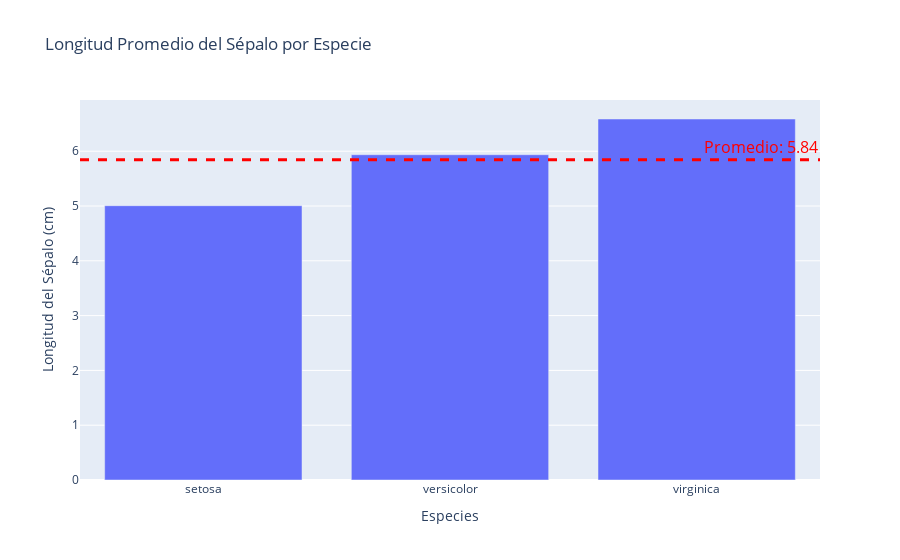
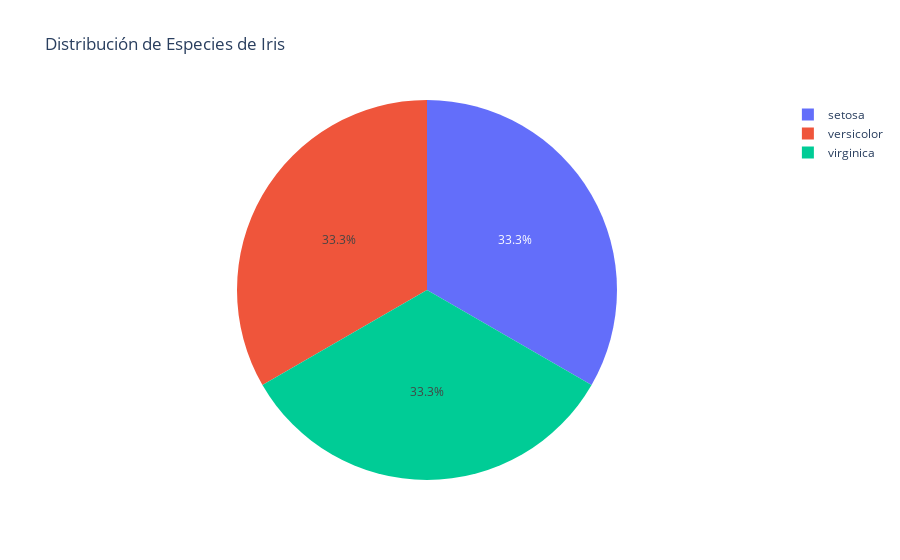
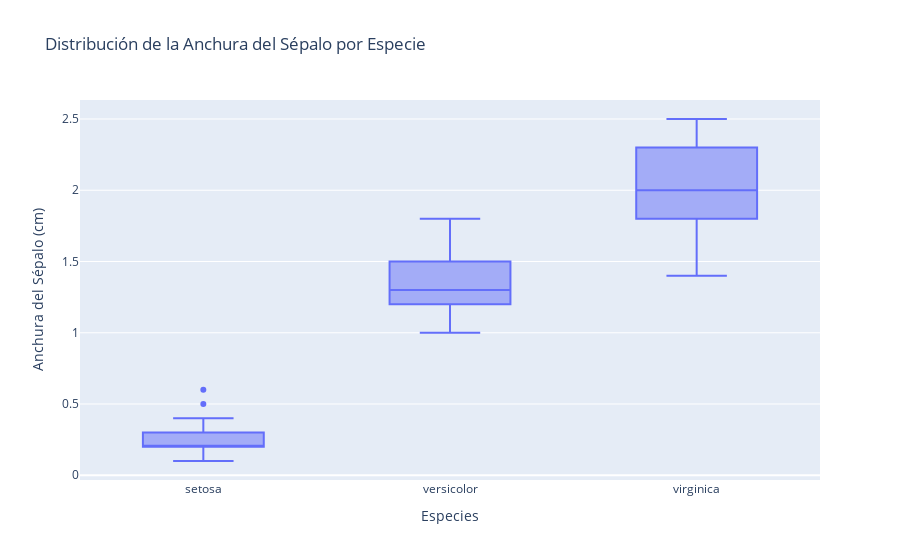

The code cell stored with these charts, in order, in its notebook:
### Code cell
# Programa Principal
plot_interactive_graphs()

# Ejecución de ejemplo para el dataset 'Iris'

### Figure 1 — Plotly figure (JSON) as saved in the notebook; plotly's stock layout.template omitted (floating-point values rounded to 4 significant figures)
{"data": [{"hovertemplate": "Especies=%{x}<br>Longitud del Sépalo (cm)=%{y}<extra></extra>", "legendgroup": "", "marker": {"color": "#636efa", "pattern": {"shape": ""}}, "name": "", "orientation": "v", "showlegend": false, "textposition": "auto", "type": "bar", "x": ["setosa", "versicolor", "virginica"], "xaxis": "x", "y": [5.006, 5.936, 6.588], "yaxis": "y"}], "layout": {"annotations": [{"font": {"color": "red", "size": 16}, "showarrow": false, "text": "Promedio: 5.84", "x": 1, "xanchor": "right", "xref": "x domain", "y": 5.843, "yanchor": "bottom", "yref": "y"}], "barmode": "relative", "legend": {"tracegroupgap": 0}, "shapes": [{"line": {"color": "red", "dash": "dash", "width": 3}, "type": "line", "x0": 0, "x1": 1, "xref": "x domain", "y0": 5.843, "y1": 5.843, "yref": "y"}], "title": {"text": "Longitud Promedio del Sépalo por Especie"}, "xaxis": {"anchor": "y", "domain": [0, 1], "title": {"text": "Especies"}}, "yaxis": {"anchor": "x", "domain": [0, 1], "title": {"text": "Longitud del Sépalo (cm)"}}}}

### Figure 2 — Plotly figure (JSON) as saved in the notebook; plotly's stock layout.template omitted (floating-point values rounded to 4 significant figures; data arrays with more than 128 entries replaced by an {"elided": "..."} marker saying what was removed)
{"data": [{"domain": {"x": [0, 1], "y": [0, 1]}, "hovertemplate": "species=%{label}<extra></extra>", "labels": {"elided": "150 str values"}, "legendgroup": "", "name": "", "showlegend": true, "type": "pie"}], "layout": {"legend": {"tracegroupgap": 0}, "title": {"text": "Distribución de Especies de Iris"}}}

### Figure 3 — Plotly figure (JSON) as saved in the notebook; plotly's stock layout.template omitted (floating-point values rounded to 4 significant figures; data arrays with more than 128 entries replaced by an {"elided": "..."} marker saying what was removed)
{"data": [{"alignmentgroup": "True", "hovertemplate": "Especies=%{x}<br>Anchura del Sépalo (cm)=%{y}<extra></extra>", "legendgroup": "", "marker": {"color": "#636efa"}, "name": "", "notched": false, "offsetgroup": "", "orientation": "v", "showlegend": false, "type": "box", "x": {"elided": "150 str values"}, "x0": " ", "xaxis": "x", "y": {"elided": "150 float values"}, "y0": " ", "yaxis": "y"}], "layout": {"boxmode": "group", "legend": {"tracegroupgap": 0}, "title": {"text": "Distribución de la Anchura del Sépalo por Especie"}, "xaxis": {"anchor": "y", "domain": [0, 1], "title": {"text": "Especies"}}, "yaxis": {"anchor": "x", "domain": [0, 1], "title": {"text": "Anchura del Sépalo (cm)"}}}}
